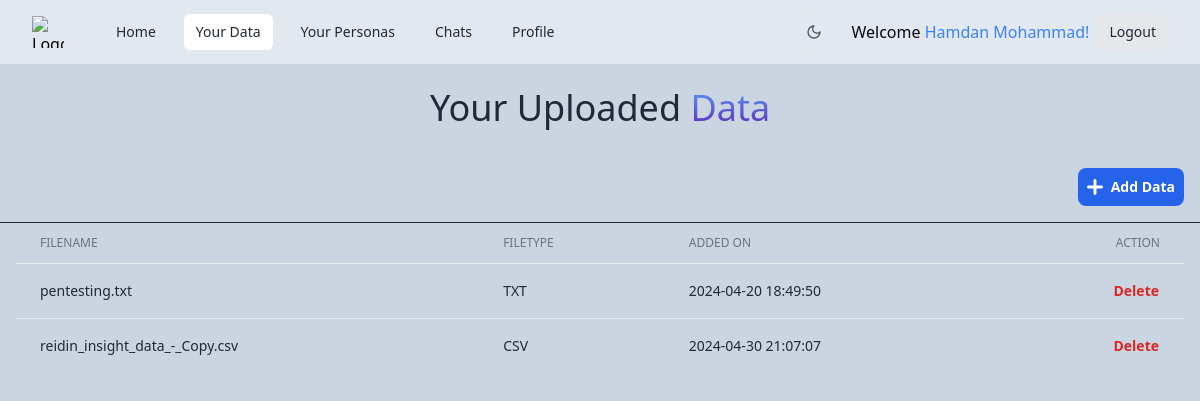
The page /data (signed in) on the database its author committed.
### models.py (models this page shows, shortened)
class User(UserMixin, db.Model):
    id = db.Column("id", db.Integer, primary_key=True)
    name = db.Column(db.String(100), nullable=False)
    username = db.Column(db.String(100), unique=True, nullable=False)
    email = db.Column(db.String(100), unique=True, nullable=False)
    password = db.Column(db.String(100), nullable=False)
    personas = db.relationship('Persona', backref='user', lazy='dynamic')
    data = db.relationship('Data', backref='user', lazy='dynamic')
    conversations = db.relationship('Conversation', backref='user', lazy='dynamic')
    messages = db.relationship('Message', backref='user', lazy='dynamic')

class Data(db.Model):
    _id = db.Column("id", db.Integer, primary_key=True)
    datatype = db.Column(db.String(50), nullable=False)
    filepath = db.Column(db.String(500), nullable=False)
    added_on = db.Column(db.DateTime, nullable=False, default=db.func.now())
    user_id = db.Column(db.Integer, db.ForeignKey('user.id'), nullable=False)
    personas = db.relationship('Persona', backref='data', lazy='dynamic')

### app.py (the view, shortened to what this page needs)
@app.route('/data', methods=['GET', 'POST'])
@login_required
def data():
    files_list = Data.query.filter_by(user_id=session['_user_id']).all()
    form = UploadFileForm()
    return render_template('data.html', form=form, files=files_list)

### app.py (called while the page is built)
@login_manager.user_loader
def load_user(user_id):
    return User.query.get(int(user_id))

### templates/data.html (shortened to what this page needs)
{% extends 'base.html' %}
{% block content %}
<div class="max-w-3xl text-center mx-auto py-6">
  <h1 class="block font-medium text-gray-800 dark:text-gray-200 text-xl sm:text-2xl md:text-3xl lg:text-4xl">
    Your Uploaded <span
      class="bg-clip-text bg-gradient-to-t from-violet-800 to-blue-400 dark:from-blue-300 dark:to-violet-800 text-transparent">
      Data</span>
  </h1>
</div>
<div class="flex justify-end items-center">
  <button type="button"
    class="m-4 p-2 inline-flex items-center gap-x-2 text-sm font-semibold rounded-lg border border-transparent bg-blue-600 text-white hover:bg-blue-700 disabled:opacity-50 disabled:pointer-events-none dark:focus:outline-none dark:focus:ring-1 dark:focus:ring-gray-600"
    data-hs-overlay="#hs-static-backdrop-modal">
    Add Data
  </button>
</div>
{% if files %}
<hr class="border-gray-800">
<div class="flex flex-col px-4">
  <div class="-m-1.5 overflow-x-auto">
    <div class="p-1.5 min-w-full inline-block align-middle">
      <div class="overflow-hidden">
        <table class="min-w-full divide-y divide-gray-200 dark:divide-gray-700">
          <thead>
            <tr>
              <th scope="col" class="px-6 py-3 text-start text-xs font-medium text-gray-500 uppercase">Filename</th>
              <th scope="col" class="px-6 py-3 text-start text-xs font-medium text-gray-500 uppercase">Filetype</th>
              <th scope="col" class="px-6 py-3 text-start text-xs font-medium text-gray-500 uppercase">Added On</th>
              <th scope="col" class="px-6 py-3 text-end text-xs font-medium text-gray-500 uppercase">Action</th>
            </tr>
          </thead>
          <tbody class="divide-y divide-gray-200 dark:divide-gray-700">
            {% for file in files %}
            <tr class="hover:bg-gray-100 dark:hover:bg-gray-700">
              <td class="px-6 py-4 whitespace-nowrap text-sm font-medium text-gray-800 dark:text-gray-200">
                {{ file.filepath }}
              </td>
              <td class="px-6 py-4 whitespace-nowrap text-sm text-gray-800 dark:text-gray-200">
                {{ file.datatype.upper() }}
              </td>
              <td class="px-6 py-4 whitespace-nowrap text-sm text-gray-800 dark:text-gray-200">
                {{ file.added_on }}
              </td>
              <td class="px-6 py-4 whitespace-nowrap text-end text-sm font-medium">
                <form method="post" action="{{ url_for('data') }}">
                  <button type="submit" name="delete-data"
                    onclick="return confirm('Are you sure you want to delete this data?')"
                    class="inline-flex items-center gap-x-2 text-sm font-semibold rounded-lg border border-transparent text-red-600 hover:text-red-800 disabled:opacity-50 disabled:pointer-events-none dark:text-red-500 dark:hover:text-red-400 dark:focus:outline-none dark:focus:ring-1 dark:focus:ring-gray-600">Delete</button>
                </form>
              </td>
            </tr>
            {% endfor %}
          </tbody>
        </table>
      </div>
    </div>
  </div>
</div>
{% else %}
<p class="mt-4 text-xl text-center text-gray-600 dark:text-gray-400">
  No data found! Start by uploading your first file.
</p>
{% endif %}
{% endblock %}

### templates/base.html (shortened to what this page needs)
<!DOCTYPE html>
<html>
<head>
	<link rel="stylesheet" href="{{ url_for('static',filename='dist/css/output.css') }}">
</head>
<body class="dark:bg-slate-900 bg-slate-300 h-full items-center py-16
	[&::-webkit-scrollbar]:w-2
  [&::-webkit-scrollbar-track]:bg-gray-100
  [&::-webkit-scrollbar-thumb]:bg-gray-400
  dark:[&::-webkit-scrollbar-track]:bg-slate-700
  dark:[&::-webkit-scrollbar-thumb]:bg-slate-500">
	<nav class="navbar bg-slate-200 dark:bg-gray-800">
		<div class="max-w-7xl mx-auto px-4 sm:px-6 lg:px-8">
			<div class="flex items-center justify-between h-16">
				<div class="flex items-center">
					<a href="#" class="flex-shrink-0">
						<img class="h-8 w-8" src="https://tailwindui.com/img/logos/workflow-mark-indigo-500.svg" alt="Logo">
					</a>
					<div class="hidden md:block">
						<div class="ml-10 flex items-baseline space-x-4">
							<a href="{{ url_for('index') }}"
								class="{% if request.path == url_for('index') %}text-gray-800 dark:text-gray-200 bg-white dark:bg-gray-600 {% else %} text-gray-800 dark:text-gray-300 hover:bg-gray-100 dark:hover:bg-gray-700 hover:text-gray-900 dark:hover:text-white{% endif %} px-3 py-2 rounded-md text-sm font-medium">
								Home</a>
							{% if current_user.is_authenticated %}
							<a href="{{ url_for('data') }}"
								class="{% if request.path == url_for('data') %}text-gray-800 dark:text-gray-200 bg-white dark:bg-gray-600 {% else %} text-gray-800 dark:text-gray-300 hover:bg-gray-100 dark:hover:bg-gray-700 hover:text-gray-900 dark:hover:text-white{% endif %} px-3 py-2 rounded-md text-sm font-medium">
								Your Data</a>
							<a href="{{ url_for('personas') }}"
								class="{% if request.path == url_for('personas') %}text-gray-800 dark:text-gray-200 bg-white dark:bg-gray-600 {% else %} text-gray-800 dark:text-gray-300 hover:bg-gray-100 dark:hover:bg-gray-700 hover:text-gray-900 dark:hover:text-white{% endif %} px-3 py-2 rounded-md text-sm font-medium">
								Your Personas</a>
							<a href="{{ url_for('chats') }}"
								class="{% if request.path == url_for('chats') %}text-gray-800 dark:text-gray-200 bg-white dark:bg-gray-600 {% else %} text-gray-800 dark:text-gray-300 hover:bg-gray-100 dark:hover:bg-gray-700 hover:text-gray-900 dark:hover:text-white{% endif %} px-3 py-2 rounded-md text-sm font-medium">
								Chats</a>
							<a href="{{ url_for('profile') }}"
								class="{% if request.path == url_for('profile') %}text-gray-800 dark:text-gray-200 bg-white dark:bg-gray-600 {% else %} text-gray-800 dark:text-gray-300 hover:bg-gray-100 dark:hover:bg-gray-700 hover:text-gray-900 dark:hover:text-white{% endif %} px-3 py-2 rounded-md text-sm font-medium">
								Profile</a>
							{% endif %}
						</div>
					</div>
				</div>
				<div class="hidden md:block">
					<div class="ml-4 flex items-center md:ml-6">
						<div>
							<button type="button"
								class="mx-3 p-2 border hover:border-gray-300 dark:hover:border-gray-600 rounded-md hs-dark-mode-active:hidden block hs-dark-mode group flex items-center text-gray-600 hover:text-blue-600 font-medium dark:text-gray-400 dark:hover:text-gray-500"
								data-hs-theme-click-value="dark">
								<svg class="flex-shrink-0 size-4" xmlns="http://www.w3.org/2000/svg" width="24" height="24"
									viewBox="0 0 24 24" fill="none" stroke="currentColor" stroke-width="2" stroke-linecap="round"
									stroke-linejoin="round">
									<path d="M12 3a6 6 0 0 0 9 9 9 9 0 1 1-9-9Z" />
								</svg>
							</button>
						</div>
						{% if current_user.is_authenticated %}
						<p class="p-2 text-gray-950 dark:text-white">Welcome
							<span class="font-medium text-blue-500">{{ current_user.name }}!</span></p>
						<a href="{{ url_for('logout') }}"
							class="bg-gray-200 dark:bg-gray-900 text-gray-800 dark:text-white px-3 py-2 rounded-md text-sm font-medium">
							Logout</a>
						{% else %}
						<a href="{{ url_for('login') }}"
							class="bg-gray-200 dark:bg-gray-900 text-gray-800 dark:text-white px-3 py-2 rounded-md text-sm font-medium">
							Login</a>
						{% endif %}
					</div>
				</div>
			</div>
		</div>
	</nav>
	{% block content %}{% endblock %}
</body>
</html>

### templates/base.html (style rules this page uses)
.navbar { position: fixed; top: 0; left: 0; right: 0; z-index: 50; }

### rows shown on the page
User: name "Hamdan Mohammad"
Data: filepath "pentesting.txt", datatype "TXT", added_on "2024-04-20 18:49:50"
Data: filepath "reidin_insight_data_-_Copy.csv", datatype "CSV", added_on "2024-04-30 21:07:07"
